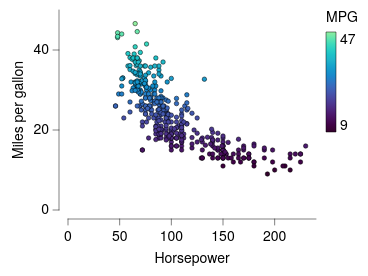

Write the Vega-Lite specification saved for this chart.
### Vega-Lite specification from a JSON file in a GitHub repository (floating-point values rounded to 4 significant figures; data arrays with more than 128 entries replaced by an {"elided": "..."} marker saying what was removed)
{"background": null, "config": {"arc": {"fill": "#DBDBDB", "fillOpacity": 1.0, "innerRadius": 25.0, "padAngle": 0.03, "stroke": "black", "strokeOpacity": 1, "strokeWidth": 0.25}, "area": {"fill": "#DBDBDB", "fillOpacity": 1.0, "stroke": "black", "strokeOpacity": 1, "strokeWidth": 0.25}, "axis": {"domain": true, "domainCap": "round", "domainColor": "black", "domainWidth": 0.25, "grid": false, "gridCap": "round", "gridColor": "#F1F1F1", "gridDash": [0, 0], "gridOpacity": 1.0, "gridWidth": 0.25, "labelColor": "black", "labelFont": "Helvetica Neue, HelveticaNeue, Helvetica, Arial, sans-serif", "labelFontSize": 7, "labelFontStyle": "normal", "labelFontWeight": 400, "offset": 4.5, "ticks": true, "tickCap": "round", "tickColor": "black", "tickRound": false, "tickSize": 3, "tickWidth": 0.25, "titleColor": "black", "titleFont": "Helvetica Neue, HelveticaNeue, Helvetica, Arial, sans-serif", "titleFontSize": 7, "titleFontStyle": "normal", "titleFontWeight": 400}, "axisX": {"domain": true, "labelAlign": "center", "labelAngle": 0, "labels": true, "ticks": true, "translate": 0}, "axisY": {"domain": true, "labelAlign": "right", "labelAngle": 0, "labels": true, "ticks": true, "translate": 0}, "axisRight": {"domain": true, "labelAlign": "left", "labelAngle": 0, "labels": true, "ticks": true, "translate": 0}, "axisTop": {"domain": true, "labelAlign": "center", "labelAngle": 0, "labels": true, "ticks": true, "translate": 0}, "axisBand": {"tickOffset": 0}, "bar": {"fill": "#DBDBDB", "fillOpacity": 1.0, "stroke": "black", "strokeOpacity": 1, "strokeWidth": 0.25}, "boxplot": {"size": 9.0, "ticks": {"cornerRadius": 0.25, "fill": "black", "opacity": 1, "size": 4.5, "thickness": 0.25}, "box": {"fillOpacity": 1.0, "stroke": "black", "strokeOpacity": 1, "strokeWidth": 0.25}, "median": {"cornerRadius": 0, "fill": "black", "fillOpacity": 1.0, "opacity": 1, "size": 9.0, "thickness": 0.25}, "rule": {"fill": "black", "fillOpacity": 1.0, "size": 10.0, "stroke": "black", "strokeDash": [0, 0], "strokeOpacity": 1, "strokeWidth": 0.25}, "outliers": {"color": "black", "fill": "black", "fillOpacity": 1.0, "size": 0, "stroke": "black", "strokeOpacity": 1, "strokeWidth": 0.25}}, "circle": {"fill": "black", "fillOpacity": 1.0, "size": 1.25, "stroke": null, "strokeOpacity": 1, "strokeWidth": 0.25}, "errorband": {"band": {"fillOpacity": 0.6, "stroke": null, "strokeWidth": 0.25, "strokeOpacity": 1}, "borders": {"opacity": 0, "strokeOpacity": 0.25, "strokeWidth": 1}}, "errorbar": {"opacity": 1, "rule": {"strokeDash": [0, 0], "strokeWidth": 0.25}, "ticks": {"color": "black", "cornerRadius": 0.125, "opacity": 1, "size": 6.0, "thickness": 0.25}, "thickness": 0.25}, "font": "Helvetica Neue, HelveticaNeue, Helvetica, Arial, sans-serif", "geoshape": {"fill": "#DBDBDB", "fillOpacity": 1.0, "stroke": "black", "strokeOpacity": 1, "strokeWidth": 0.25}, "header": {"labelColor": "black", "labelFont": "Helvetica Neue, HelveticaNeue, Helvetica, Arial, sans-serif", "labelFontSize": 7, "labelFontStyle": "normal", "labelFontWeight": 400, "titleColor": "black", "titleFont": "Helvetica Neue, HelveticaNeue, Helvetica, Arial, sans-serif", "titleFontSize": 7, "titleFontStyle": "normal", "titleFontWeight": 400, "titlePadding": 0}, "legend": {"disable": false, "offset": 4.5, "titlePadding": 4, "labelOffset": 2, "gradientLabelOffset": 2, "gradientLength": 50.0, "gradientThickness": 5.0, "gradientOpacity": 1.0, "gradientStrokeColor": "black", "gradientStrokeWidth": 0.25, "labelColor": "black", "labelFont": "Helvetica Neue, HelveticaNeue, Helvetica, Arial, sans-serif", "labelFontSize": 7, "labelFontStyle": "normal", "labelFontWeight": 400, "strokeColor": "black", "strokeWidth": 0, "symbolSize": 42, "symbolStrokeColor": "black", "symbolStrokeWidth": 0.25, "titleColor": "black", "titleFont": "Helvetica Neue, HelveticaNeue, Helvetica, Arial, sans-serif", "titleFontSize": 7, "titleFontStyle": "normal", "titleFontWeight": 400}, "line": {"color": "black", "stroke": "black", "strokeCap": "round", "strokeDash": [0, 0], "strokeOpacity": 1, "strokeWidth": 0.375}, "point": {"filled": true, "fill": "#DBDBDB", "fillOpacity": 1.0, "size": 5.0, "stroke": "black", "strokeOpacity": 1, "strokeWidth": 0.25}, "range": {"category": ["#5CA7B1", "#CDDEF3", "#B7B3E4", "#B3DAB5", "#F5E1B3", "#3D727B", "#8AA8D2", "#867DAC", "#80A988", "#CBB17A", "#204148", "#59719A", "#584C77", "#507B5F", "#9D824D"], "diverging": {"scheme": ["#C35082", "#CE6D94", "#D989A7", "#E2A4BA", "#EABFCE", "#F1DBE2", "#F6F6F6", "#D7E0EB", "#B9CBE0", "#9BB6D5", "#7DA1C9", "#5F8CBD", "#4177B1"]}, "heatmap": {"scheme": ["#32022B", "#43044D", "#4C196E", "#4D338C", "#484DA6", "#3A68BB", "#1D83CA", "#1D9CCB", "#23B5C9", "#28CDC5", "#4DE0B4", "#91EE9F"]}, "ordinal": {"scheme": ["#F1F1F1", "#DBDBDB", "#C6C6C6", "#B2B2B2", "#9D9D9D", "#898989", "#767676", "#636363", "#515151", "#404040", "#2F2F2F", "#1F1F1F"]}, "ramp": {"scheme": ["#32022B", "#43044D", "#4C196E", "#4D338C", "#484DA6", "#3A68BB", "#1D83CA", "#1D9CCB", "#23B5C9", "#28CDC5", "#4DE0B4", "#91EE9F"]}}, "rule": {"color": "black", "stroke": "black", "strokeCap": "round", "strokeDash": [2, 2], "strokeOpacity": 1, "strokeWidth": 0.25}, "scale": {"bandPaddingInner": 0.1, "bandPaddingOuter": 0.1, "round": false}, "rect": {"fill": "#DBDBDB", "fillOpacity": 1.0, "stroke": "black", "strokeOpacity": 1, "strokeWidth": 0.25}, "square": {"fill": "#DBDBDB", "fillOpacity": 1.0, "size": 10.0, "stroke": "black", "strokeOpacity": 1, "strokeWidth": 0.25}, "text": {"color": "black", "font": "Helvetica Neue, HelveticaNeue, Helvetica, Arial, sans-serif", "fontSize": 7, "fontStyle": "normal", "fontWeight": 400}, "tick": {"color": "black", "cornerRadius": 0.125, "opacity": 1.0, "size": 9.0, "thickness": 0.25}, "title": {"anchor": "middle", "frame": "group", "color": "black", "font": "Helvetica Neue, HelveticaNeue, Helvetica, Arial, sans-serif", "fontSize": 7, "fontStyle": "normal", "fontWeight": 400, "subtitleColor": "black", "subtitleFont": "Helvetica Neue, HelveticaNeue, Helvetica, Arial, sans-serif", "subtitleFontSize": "Helvetica Neue, HelveticaNeue, Helvetica, Arial, sans-serif", "subtitleFontStyle": "normal", "subtitleFontWeight": 400}, "trail": {"color": "black", "opacity": 1, "size": 0.375}, "view": {"continuousWidth": 124, "continuousHeight": 100, "discreteWidth": 124, "discreteHeight": 100, "fill": null, "stroke": null, "strokeWidth": 0.25}}, "data": {"name": "data-7285c4e2e195e5a75737a34913199f5f"}, "mark": {"type": "point"}, "encoding": {"color": {"field": "Miles_per_Gallon", "title": "MPG", "type": "quantitative"}, "x": {"field": "Horsepower", "title": "Horsepower", "type": "quantitative"}, "y": {"field": "Miles_per_Gallon", "title": "Miles per gallon", "type": "quantitative"}}, "$schema": "https://vega.github.io/schema/vega-lite/v6.4.1.json", "datasets": {"data-7285c4e2e195e5a75737a34913199f5f": {"elided": "392 records"}}}
